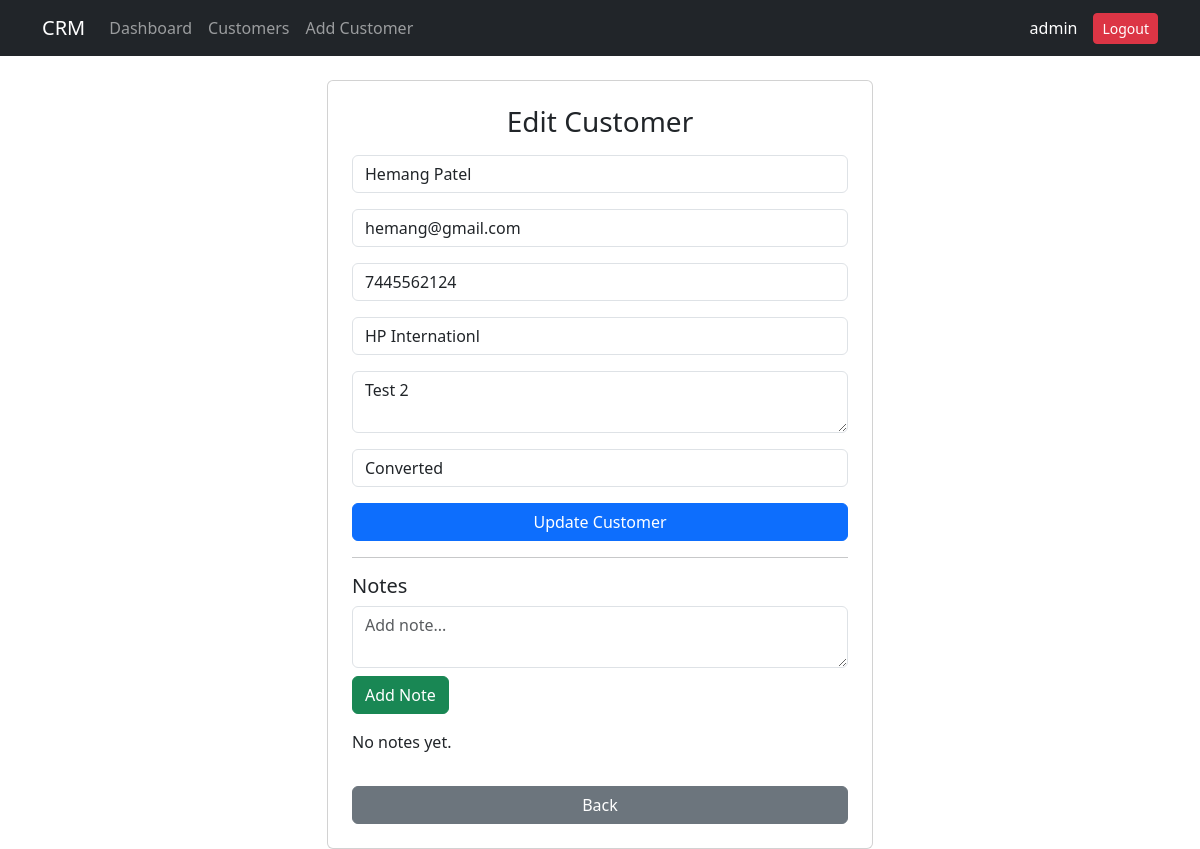
The app's page /edit_customer/4 (signed in) with its own data.
### tables this page shows
CREATE TABLE customers (
            id INTEGER PRIMARY KEY AUTOINCREMENT,
            name TEXT,
            email TEXT,
            phone TEXT,
            company TEXT,
            notes TEXT,
            status TEXT
        );

### app.py (the view, shortened to what this page needs)
@app.route('/edit_customer/<int:id>', methods=['GET', 'POST'])
def edit_customer(id):
    if 'user' not in session:
        return redirect(url_for('login'))
    conn = get_db_connection()
    customer = conn.execute(
        'SELECT * FROM customers WHERE id = ?',
        (id,)
    ).fetchone()
    notes = conn.execute(
        'SELECT * FROM notes WHERE customer_id = ? ORDER BY created_at DESC',
        (id,)
    ).fetchall()
    conn.close()
    return render_template(
        'edit_customer.html',
        customer=customer,
        notes=notes
    )

### app.py (called while the page is built)
def get_db_connection():
    conn = sqlite3.connect('database.db')
    conn.row_factory = sqlite3.Row
    return conn

### templates/edit_customer.html (shortened to what this page needs)
{% extends 'base.html' %}
{% block content %}
<div class="row justify-content-center">
    <div class="col-md-6">
        <div class="card p-4">
            <h3 class="text-center mb-3">Edit Customer</h3>
            <form method="POST">
                <input type="text" name="name" class="form-control mb-3"
                       value="{{ customer['name'] }}" placeholder="Name">
                <input type="email" name="email" class="form-control mb-3"
                       value="{{ customer['email'] }}" placeholder="Email">
                <input type="text" name="phone" class="form-control mb-3"
                       value="{{ customer['phone'] }}" placeholder="Phone">
                <input type="text" name="company" class="form-control mb-3"
                       value="{{ customer['company'] }}" placeholder="Company">
                <textarea name="notes" class="form-control mb-3"
                          placeholder="Notes">{{ customer['notes'] }}</textarea>
                <select name="status" class="form-control mb-3">
                    <option value="Converted" {% if customer['status'] == 'Converted' %}selected{% endif %}>Converted</option>
                </select>
                <button class="btn btn-primary w-100">Update Customer</button>
            </form>
                            <hr>
                <h5>Notes</h5>
                <form method="POST" action="/add_note/{{ customer['id'] }}">
                    <textarea name="content" class="form-control mb-2" placeholder="Add note..."></textarea>
                    <button class="btn btn-success mb-3">Add Note</button>
                </form>
                {% if notes %}
                    <ul class="list-group">
                        {% for note in notes %}
                            <li class="list-group-item">
                                {{ note['content'] }}
                                <br>
                                <small class="text-muted">{{ note['created_at'] }}</small>
                            </li>
                        {% endfor %}
                    </ul>
                {% else %}
                    <p>No notes yet.</p>
                {% endif %}
            <a href="/customers" class="btn btn-secondary mt-3">Back</a>
        </div>
    </div>
</div>
{% endblock %}

### records on screen
customers: name "Hemang Patel", email "hemang@gmail.com", phone "7445562124", company "HP Internationl", notes "Test 2", status "Converted"

### other values on screen
{{ session['user'] }} "admin"
